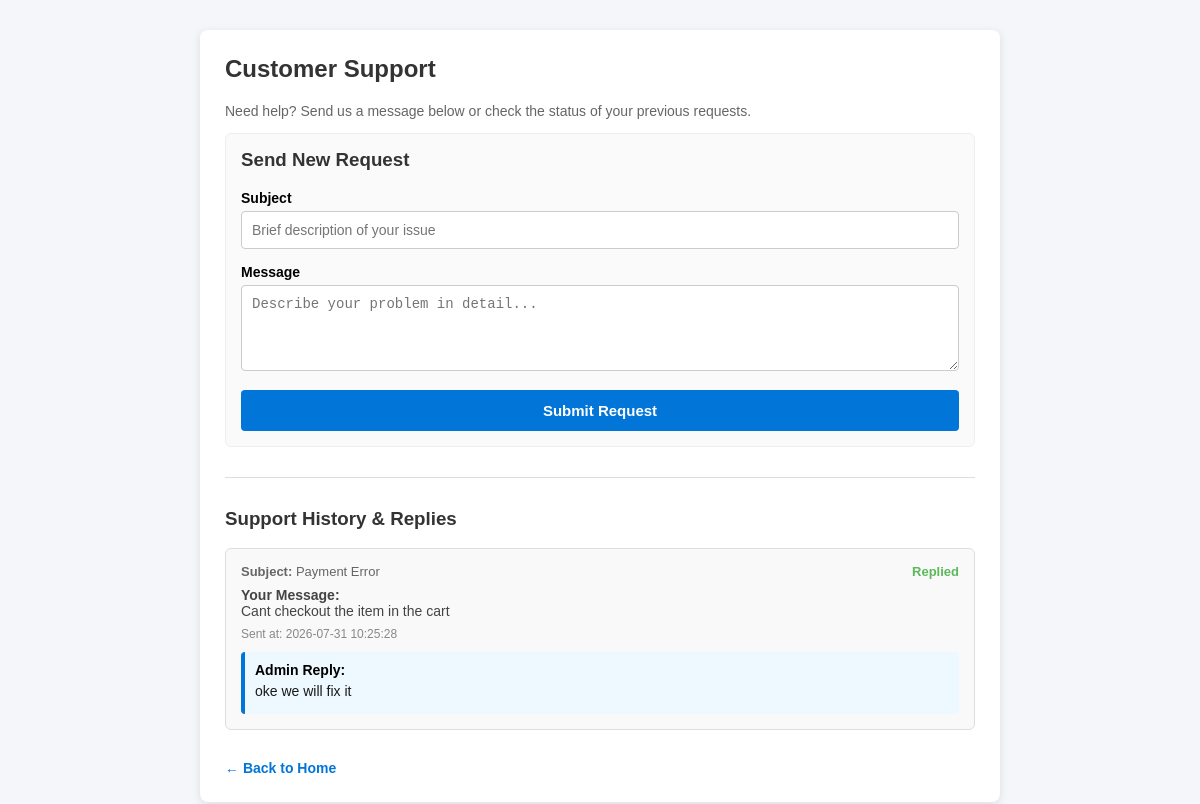
The page /COMP1807/support.php (signed in) on the database its author committed.
### tables this page shows
CREATE TABLE `enquiries` (
  `id` int(11) NOT NULL,
  `user_id` int(11) NOT NULL,
  `subject` varchar(255) NOT NULL,
  `message` text NOT NULL,
  `status` varchar(50) NOT NULL DEFAULT 'Open',
  `created_at` datetime NOT NULL DEFAULT current_timestamp(),
  `admin_reply` text DEFAULT NULL
);

### COMP1807/support.php (called while the page is built, shortened)
<?php
require_once 'includes/db.php';
$user_id = $_SESSION['user_id'];
$stmt = $conn->prepare("SELECT * FROM enquiries WHERE user_id = ? ORDER BY created_at DESC");
$stmt->execute([$user_id]);
$enquiries = $stmt->fetchAll(PDO::FETCH_ASSOC);
include 'template/html/support.html.php';
?>

### COMP1807/template/html/support.html.php (the view, shortened to what this page needs)
<!DOCTYPE html>
<html lang="en">
<head>
</head>
<body>
<div class="container">
    <h2>Customer Support</h2>
    <p style="font-size: 14px; color: #666;">Need help? Send us a message below or check the status of your previous requests.</p>
    <form method="POST" style="background: #fafafa; padding: 15px; border-radius: 6px; border: 1px solid #eee; margin-bottom: 30px;">
        <h3>Send New Request</h3>
        <div class="form-group">
            <label>Subject</label>
            <input type="text" name="subject" required placeholder="Brief description of your issue">
        </div>
        <div class="form-group">
            <label>Message</label>
            <textarea name="message" rows="4" required placeholder="Describe your problem in detail..."></textarea>
        </div>
        <button type="submit">Submit Request</button>
    </form>
    <hr style="border: 0; border-top: 1px solid #ddd; margin: 30px 0;">
    <h3>Support History & Replies</h3>
    <?php if (!empty($enquiries)): ?>
        <?php foreach ($enquiries as $item): ?>
            <div class="enquiry-card">
                <div class="enquiry-header">
                    <span><strong>Subject:</strong> <?= htmlspecialchars($item['subject']) ?></span>
                    <span class="<?= $item['status'] === 'Replied' ? 'status-replied' : 'status-open' ?>">
                        <?= htmlspecialchars($item['status']) ?>
                    </span>
                </div>
                <p style="margin: 5px 0; font-size: 14px; color: #444;">
                    <strong>Your Message:</strong><br>
                    <?= nl2br(htmlspecialchars($item['message'])) ?>
                </p>
                <small style="color: #888; font-size: 12px;">Sent at: <?= htmlspecialchars($item['created_at']) ?></small>
                <?php if (!empty($item['admin_reply'])): ?>
                    <div class="admin-reply-box">
                        <strong>Admin Reply:</strong>
                        <p style="margin: 5px 0; color: #1a1a1a;"><?= nl2br(htmlspecialchars($item['admin_reply'])) ?></p>
                    </div>
                <?php endif; ?>
            </div>
        <?php endforeach; ?>
    <?php else: ?>
        <p style="text-align: center; color: #666; font-size: 14px;">You haven't submitted any support requests yet.</p>
    <?php endif; ?>
    <a href="index.php" class="back-link">&larr; Back to Home</a>
</div>
</body>
</html>

### COMP1807/template/html/support.html.php (style rules this page uses)
body { margin: 0; font-family: Arial, sans-serif; background: #f4f6f9; }
.container { max-width: 800px; margin: 30px auto; background: #fff; padding: 25px; border-radius: 8px; box-shadow: 0 2px 8px rgba(0,0,0,0.1); box-sizing: border-box; }
h2, h3 { color: #333; margin-top: 0; }
.form-group { margin-bottom: 15px; }
label { display: block; margin-bottom: 5px; font-weight: bold; font-size: 14px; }
input, textarea { width: 100%; padding: 10px; border: 1px solid #ccc; border-radius: 4px; box-sizing: border-box; font-size: 14px; }
button { padding: 12px 20px; background: #0275d8; border: none; color: white; font-size: 15px; border-radius: 4px; cursor: pointer; font-weight: bold; width: 100%; }
.enquiry-card { background: #f9f9f9; border: 1px solid #ddd; border-radius: 6px; padding: 15px; margin-bottom: 15px; }
.enquiry-header { display: flex; justify-content: space-between; align-items: center; margin-bottom: 8px; font-size: 13px; color: #666; }
.status-replied { color: #5cb85c; font-weight: bold; }
.admin-reply-box { background: #eef9ff; border-left: 4px solid #0275d8; padding: 10px; margin-top: 10px; border-radius: 4px; font-size: 14px; }
.back-link { display: inline-block; margin-top: 15px; color: #0275d8; text-decoration: none; font-weight: bold; font-size: 14px; }

### rows shown on the page
enquiries: subject "Payment Error", status "Replied", message "Cant checkout the item in the cart", created_at "2026-07-31 10:25:28", admin_reply "oke we will fix it"
